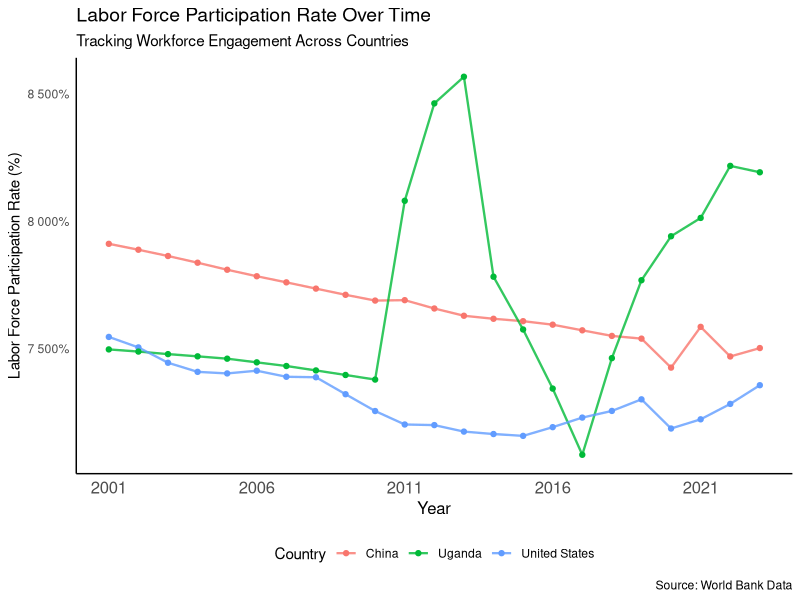
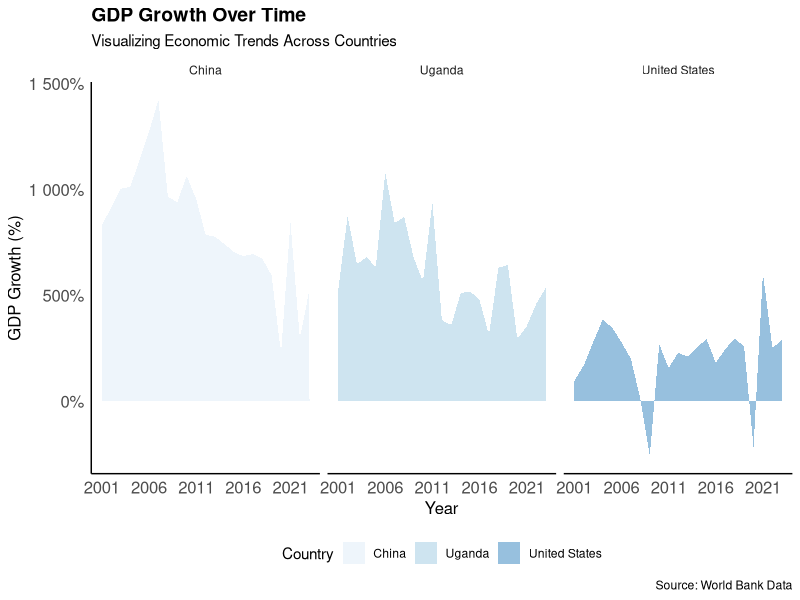
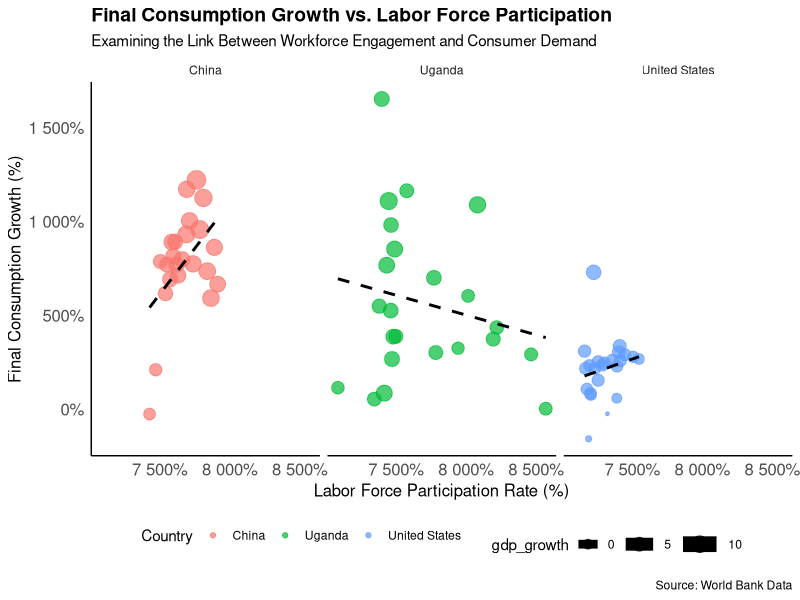
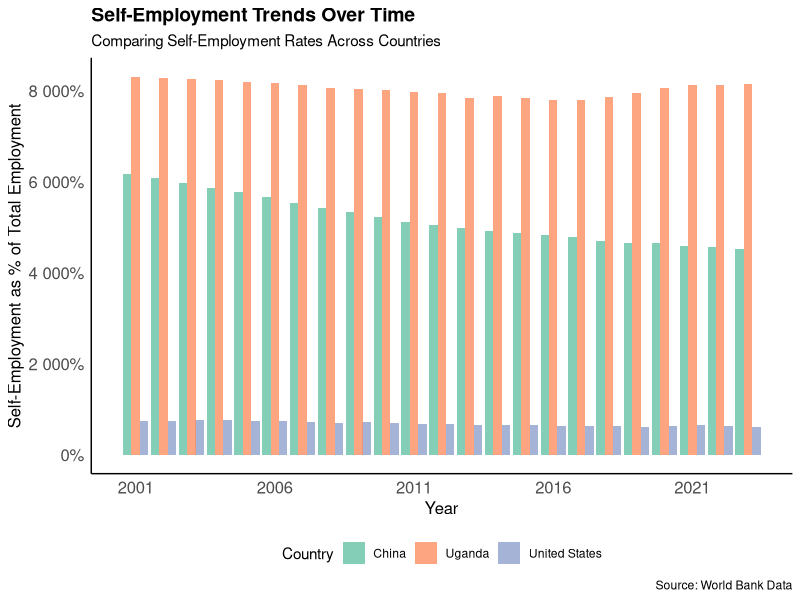
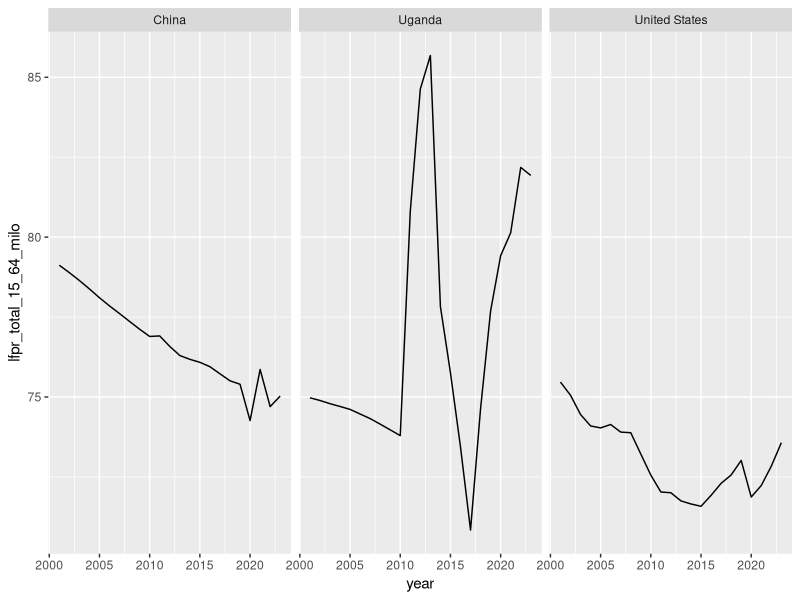
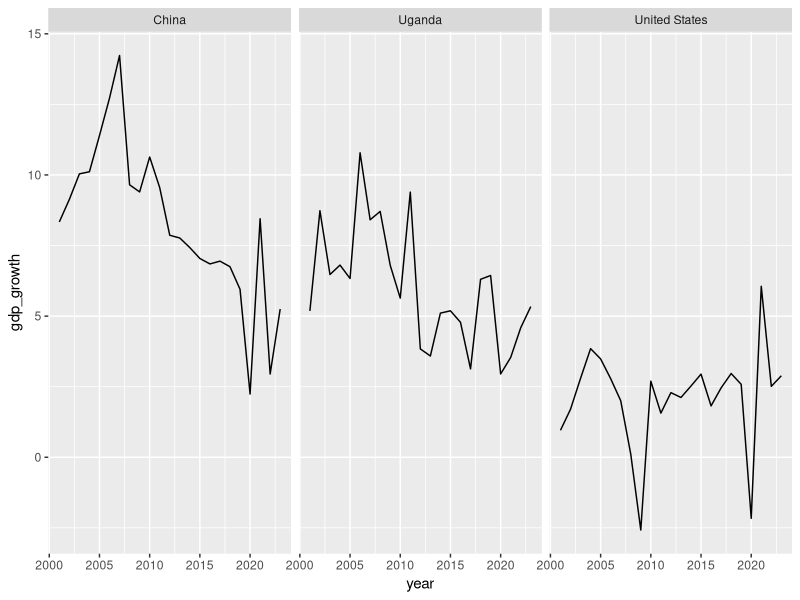
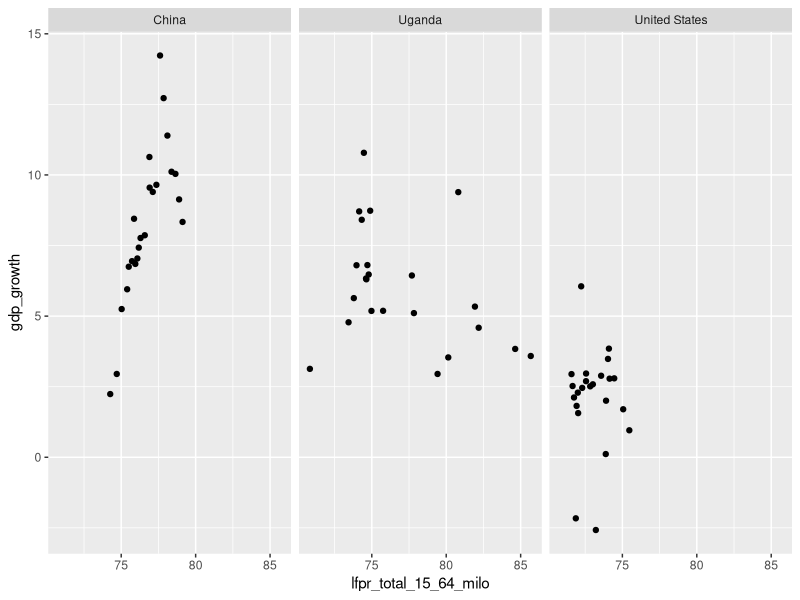
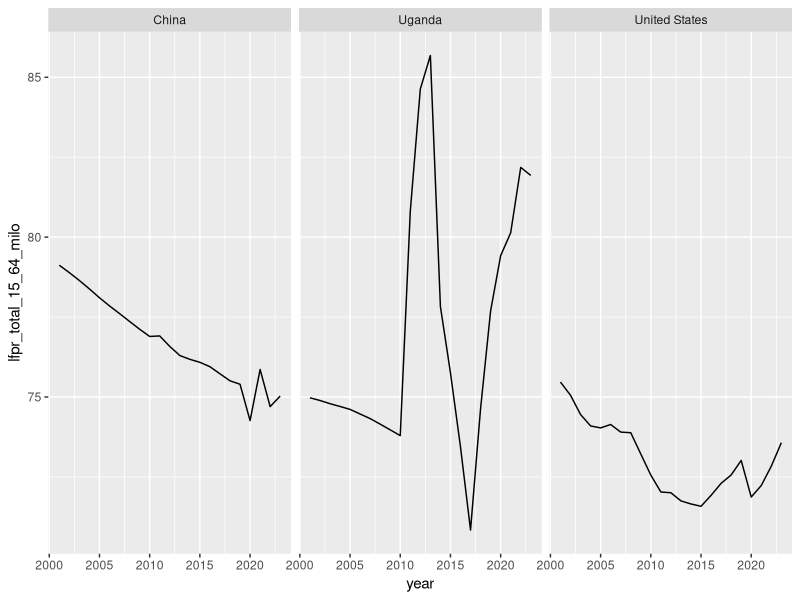

Generate these figures, in order, with R:
## ---- chunk 1
# install.packages(c("readxl", "writexl")

library(readxl)
library(writexl)
library(tidyverse)
library(tibble)

## ---- chunk 2
# Read Original File and Assign it to "data" 

data <- read_excel("data/0_OriginData_World_Development_Indicators.xlsx")

# Pivot longer to convert year columns into a "Year" column

data_long <- data |>
  pivot_longer(
    cols = starts_with("20"), 
    # Select all year columns (2001-2023)
    names_to = "Year",          
    # Move column names to "Year"
    values_to = "Value"
    # Store data values in "Value"
    )        

# Drop NAs contained by these cols

data_long <- data_long |>
  drop_na(`Country Name`, `Country Code`, `Series Code`, `Series Name`)

# Convert Year column to numeric

data_long$Year <- as.numeric(str_extract(data_long$Year, "\\d+"))

# Pivot wider to make Series Name values into separate columns

data_clean <- data_long |>
  select(-"Series Code") |>
  # delete the "Series Code" column
  pivot_wider(names_from = "Series Name", 
              values_from = "Value")

## ---- chunk 3
# Save the data as an Excel file

# write_xlsx(data_clean, "data/1_world_bank_data_clean.xlsx")

## ---- chunk 4
# Define short names for selected variables
data_available <- data_clean %>%
  select(
    country_name                = `Country Name`,
    country_code                = `Country Code`,
    year                        = `Year`,
    changes_inventories         = `Changes in inventories (constant LCU)`,
    cfw_female                  = `Contributing family workers, female (% of female employment) (modeled ILO estimate)`,
    cfw_male                    = `Contributing family workers, male (% of male employment) (modeled ILO estimate)`,
    cfw_total                   = `Contributing family workers, total (% of total employment) (modeled ILO estimate)`,
    employers_female            = `Employers, female (% of female employment) (modeled ILO estimate)`,
    employers_male              = `Employers, male (% of male employment) (modeled ILO estimate)`,
    employers_total             = `Employers, total (% of total employment) (modeled ILO estimate)`,
    empl_agri                 = `Employment in agriculture (% of total employment) (modeled ILO estimate)`,
    empl_agri_female          = `Employment in agriculture, female (% of female employment) (modeled ILO estimate)`,
    empl_agri_male            = `Employment in agriculture, male (% of male employment) (modeled ILO estimate)`,
    empl_industry             = `Employment in industry (% of total employment) (modeled ILO estimate)`,
    empl_industry_female      = `Employment in industry, female (% of female employment) (modeled ILO estimate)`,
    empl_industry_male        = `Employment in industry, male (% of male employment) (modeled ILO estimate)`,
    empl_services             = `Employment in services (% of total employment) (modeled ILO estimate)`,
    empl_services_female      = `Employment in services, female (% of female employment) (modeled ILO estimate)`,
    empl_services_male        = `Employment in services, male (% of male employment) (modeled ILO estimate)`,
    emp_pop_15plus_female_milo  = `Employment to population ratio, 15+, female (%) (modeled ILO estimate)`,
    emp_pop_15plus_female_nat   = `Employment to population ratio, 15+, female (%) (national estimate)`,
    emp_pop_15plus_male_milo    = `Employment to population ratio, 15+, male (%) (modeled ILO estimate)`,
    emp_pop_15plus_male_nat     = `Employment to population ratio, 15+, male (%) (national estimate)`,
    emp_pop_15plus_total_milo   = `Employment to population ratio, 15+, total (%) (modeled ILO estimate)`,
    emp_pop_15plus_total_nat    = `Employment to population ratio, 15+, total (%) (national estimate)`,
    emp_pop_15_24_female_milo   = `Employment to population ratio, ages 15-24, female (%) (modeled ILO estimate)`,
    emp_pop_15_24_female_nat    = `Employment to population ratio, ages 15-24, female (%) (national estimate)`,
    emp_pop_15_24_male_milo     = `Employment to population ratio, ages 15-24, male (%) (modeled ILO estimate)`,
    emp_pop_15_24_male_nat      = `Employment to population ratio, ages 15-24, male (%) (national estimate)`,
    emp_pop_15_24_total_milo    = `Employment to population ratio, ages 15-24, total (%) (modeled ILO estimate)`,
    emp_pop_15_24_total_nat     = `Employment to population ratio, ages 15-24, total (%) (national estimate)`,
    exports_growth              = `Exports of goods and services (annual % growth)`,
    exports_const               = `Exports of goods and services (constant LCU)`,
    final_cons_growth           = `Final consumption expenditure (annual % growth)`,
    final_cons_const            = `Final consumption expenditure (constant LCU)`,
    gdp_const                   = `GDP (constant LCU)`,
    gdp_growth                  = `GDP growth (annual %)`,
    gdp_percap_const            = `GDP per capita (constant LCU)`,
    gdp_percap_growth           = `GDP per capita growth (annual %)`,
    gdp_per_person_employed     = `GDP per person employed (constant 2021 PPP $)`,
    gov_final_cons_growth       = `General government final consumption expenditure (annual % growth)`,
    gov_final_cons_const        = `General government final consumption expenditure (constant LCU)`,
    gni_const                   = `GNI (constant LCU)`,
    gni_growth                  = `GNI growth (annual %)`,
    gni_percap_const            = `GNI per capita (constant LCU)`,
    gni_percap_growth           = `GNI per capita growth (annual %)`,
    gov_exp_edu_pct_gdp         = `Government expenditure on education, total (% of GDP)`,
    gov_exp_edu_pct_gov         = `Government expenditure on education, total (% of government expenditure)`,
    gross_capital_growth        = `Gross capital formation (annual % growth)`,
    gross_capital_const         = `Gross capital formation (constant LCU)`,
    gross_fixed_capital_growth  = `Gross fixed capital formation (annual % growth)`,
    gross_fixed_capital_const   = `Gross fixed capital formation (constant LCU)`,
    gross_national_expenditure  = `Gross national expenditure (constant LCU)`,
    households_cons_growth      = `Households and NPISHs Final consumption expenditure (annual % growth)`,
    households_cons_const       = `Households and NPISHs Final consumption expenditure (constant LCU)`,
    households_cons_percap_growth = `Households and NPISHs Final consumption expenditure per capita growth (annual %)`,
    imports_growth              = `Imports of goods and services (annual % growth)`,
    imports_const               = `Imports of goods and services (constant LCU)`,
    lfpr_15_24_female_milo      = `Labor force participation rate for ages 15-24, female (%) (modeled ILO estimate)`,
    lfpr_15_24_female_nat       = `Labor force participation rate for ages 15-24, female (%) (national estimate)`,
    lfpr_15_24_male_milo        = `Labor force participation rate for ages 15-24, male (%) (modeled ILO estimate)`,
    lfpr_15_24_male_nat         = `Labor force participation rate for ages 15-24, male (%) (national estimate)`,
    lfpr_15_24_total_milo       = `Labor force participation rate for ages 15-24, total (%) (modeled ILO estimate)`,
    lfpr_15_24_total_nat        = `Labor force participation rate for ages 15-24, total (%) (national estimate)`,
    lfpr_female_15plus_milo      = `Labor force participation rate, female (% of female population ages 15+) (modeled ILO estimate)`,
    lfpr_female_15plus_nat       = `Labor force participation rate, female (% of female population ages 15+) (national estimate)`,
    lfpr_female_15_64_milo       = `Labor force participation rate, female (% of female population ages 15-64) (modeled ILO estimate)`,
    lfpr_male_15plus_milo        = `Labor force participation rate, male (% of male population ages 15+) (modeled ILO estimate)`,
    lfpr_male_15plus_nat         = `Labor force participation rate, male (% of male population ages 15+) (national estimate)`,
    lfpr_male_15_64_milo         = `Labor force participation rate, male (% of male population ages 15-64) (modeled ILO estimate)`,
    lfpr_total_15plus_milo       = `Labor force participation rate, total (% of total population ages 15+) (modeled ILO estimate)`,
    lfpr_total_15plus_nat        = `Labor force participation rate, total (% of total population ages 15+) (national estimate)`,
    lfpr_total_15_64_milo        = `Labor force participation rate, total (% of total population ages 15-64) (modeled ILO estimate)`,
    lf_adv_edu_total            = `Labor force with advanced education (% of total working-age population with advanced education)`,
    lf_adv_edu_female           = `Labor force with advanced education, female (% of female working-age population with advanced education)`,
    lf_adv_edu_male             = `Labor force with advanced education, male (% of male working-age population with advanced education)`,
    lf_basic_edu_total          = `Labor force with basic education (% of total working-age population with basic education)`,
    lf_basic_edu_female         = `Labor force with basic education, female (% of female working-age population with basic education)`,
    lf_basic_edu_male           = `Labor force with basic education, male (% of male working-age population with basic education)`,
    lf_intermediate_edu_total   = `Labor force with intermediate education (% of total working-age population with intermediate education)`,
    lf_intermediate_edu_female  = `Labor force with intermediate education, female (% of female working-age population with intermediate education)`,
    lf_intermediate_edu_male    = `Labor force with intermediate education, male (% of male working-age population with intermediate education)`,
    labor_female_pct            = `Labor force, female (% of total labor force)`,
    labor_total                 = `Labor force, total`,
    part_time_female            = `Part time employment, female (% of total female employment)`,
    part_time_male              = `Part time employment, male (% of total male employment)`,
    part_time_total             = `Part time employment, total (% of total employment)`,
    ratio_lfpr_female_male_milo = `Ratio of female to male labor force participation rate (%) (modeled ILO estimate)`,
    ratio_lfpr_female_male_nat  = `Ratio of female to male labor force participation rate (%) (national estimate)`,
    self_employed_female        = `Self-employed, female (% of female employment) (modeled ILO estimate)`,
    self_employed_male          = `Self-employed, male (% of male employment) (modeled ILO estimate)`,
    self_employed_total         = `Self-employed, total (% of total employment) (modeled ILO estimate)`,
    youth_not_in_edu_female     = `Share of youth not in education, employment or training, female (% of female youth population)`,
    youth_not_in_edu_male       = `Share of youth not in education, employment or training, male (% of male youth population)`,
    youth_not_in_edu_total      = `Share of youth not in education, employment or training, total (% of youth population)`,
    unemp_adv_edu_total         = `Unemployment with advanced education (% of total labor force with advanced education)`,
    unemp_adv_edu_female        = `Unemployment with advanced education, female (% of female labor force with advanced education)`,
    unemp_adv_edu_male          = `Unemployment with advanced education, male (% of male labor force with advanced education)`,
    unemp_basic_edu_total       = `Unemployment with basic education (% of total labor force with basic education)`,
    unemp_basic_edu_female      = `Unemployment with basic education, female (% of female labor force with basic education)`,
    unemp_basic_edu_male        = `Unemployment with basic education, male (% of male labor force with basic education)`,
    unemp_inter_edu_total       = `Unemployment with intermediate education (% of total labor force with intermediate education)`,
    unemp_inter_edu_female      = `Unemployment with intermediate education, female (% of female labor force with intermediate education)`,
    unemp_inter_edu_male        = `Unemployment with intermediate education, male (% of male labor force with intermediate education)`,
    unemp_female_milo           = `Unemployment, female (% of female labor force) (modeled ILO estimate)`,
    unemp_female_nat            = `Unemployment, female (% of female labor force) (national estimate)`,
    unemp_male_milo             = `Unemployment, male (% of male labor force) (modeled ILO estimate)`,
    unemp_male_nat              = `Unemployment, male (% of male labor force) (national estimate)`,
    unemp_total_milo            = `Unemployment, total (% of total labor force) (modeled ILO estimate)`,
    unemp_total_nat             = `Unemployment, total (% of total labor force) (national estimate)`,
    unemp_youth_female_milo     = `Unemployment, youth female (% of female labor force ages 15-24) (modeled ILO estimate)`,
    unemp_youth_female_nat      = `Unemployment, youth female (% of female labor force ages 15-24) (national estimate)`,
    unemp_youth_male_milo       = `Unemployment, youth male (% of male labor force ages 15-24) (modeled ILO estimate)`,
    unemp_youth_male_nat        = `Unemployment, youth male (% of male labor force ages 15-24) (national estimate)`,
    unemp_youth_total_milo      = `Unemployment, youth total (% of total labor force ages 15-24) (modeled ILO estimate)`,
    unemp_youth_total_nat       = `Unemployment, youth total (% of total labor force ages 15-24) (national estimate)`,
    vulnerable_emp_female       = `Vulnerable employment, female (% of female employment) (modeled ILO estimate)`,
    vulnerable_emp_male         = `Vulnerable employment, male (% of male employment) (modeled ILO estimate)`,
    vulnerable_emp_total        = `Vulnerable employment, total (% of total employment) (modeled ILO estimate)`,
    wage_workers_female         = `Wage and salaried workers, female (% of female employment) (modeled ILO estimate)`,
    wage_workers_male           = `Wage and salaried workers, male (% of male employment) (modeled ILO estimate)`,
    wage_workers_total          = `Wage and salaried workers, total (% of total employment) (modeled ILO estimate)`
  )

## ---- chunk 5
# Mutate the chr into numeric
data_available_clean <- data_available |> 
  mutate(across(-c(country_name, country_code, year), as.numeric))

## ---- chunk 6

codebook <- tribble(
  ~new_variable,                    ~original_variable,                                                    
  "country_name",                   "Country Name",
  "country_code",                   "Country Code",
  "year",                           "Year",
  "changes_inventories",            "Changes in inventories (constant LCU)",
  "cfw_female",                     "Contributing family workers, female (% of female employment) (modeled ILO estimate)",
  "cfw_male",                       "Contributing family workers, male (% of male employment) (modeled ILO estimate)",
  "cfw_total",                      "Contributing family workers, total (% of total employment) (modeled ILO estimate)",
  "employers_female",               "Employers, female (% of female employment) (modeled ILO estimate)",
  "employers_male",                 "Employers, male (% of male employment) (modeled ILO estimate)",
  "employers_total",                "Employers, total (% of total employment) (modeled ILO estimate)",
  "empl_agri",                      "Employment in agriculture (% of total employment) (modeled ILO estimate)",
  "empl_agri_female",               "Employment in agriculture, female (% of female employment) (modeled ILO estimate)",
  "empl_agri_male",                 "Employment in agriculture, male (% of male employment) (modeled ILO estimate)",
  "empl_industry",                  "Employment in industry (% of total employment) (modeled ILO estimate)",
  "empl_industry_female",           "Employment in industry, female (% of female employment) (modeled ILO estimate)",
  "empl_industry_male",             "Employment in industry, male (% of male employment) (modeled ILO estimate)",
  "empl_services",                  "Employment in services (% of total employment) (modeled ILO estimate)",
  "empl_services_female",           "Employment in services, female (% of female employment) (modeled ILO estimate)",
  "empl_services_male",             "Employment in services, male (% of male employment) (modeled ILO estimate)",
  "emp_pop_15plus_female_milo",     "Employment to population ratio, 15+, female (%) (modeled ILO estimate)",
  "emp_pop_15plus_female_nat",      "Employment to population ratio, 15+, female (%) (national estimate)",
  "emp_pop_15plus_male_milo",       "Employment to population ratio, 15+, male (%) (modeled ILO estimate)",
  "emp_pop_15plus_male_nat",        "Employment to population ratio, 15+, male (%) (national estimate)",
  "emp_pop_15plus_total_milo",      "Employment to population ratio, 15+, total (%) (modeled ILO estimate)",
  "emp_pop_15plus_total_nat",       "Employment to population ratio, 15+, total (%) (national estimate)",
  "emp_pop_15_24_female_milo",      "Employment to population ratio, ages 15-24, female (%) (modeled ILO estimate)",
  "emp_pop_15_24_female_nat",       "Employment to population ratio, ages 15-24, female (%) (national estimate)",
  "emp_pop_15_24_male_milo",        "Employment to population ratio, ages 15-24, male (%) (modeled ILO estimate)",
  "emp_pop_15_24_male_nat",         "Employment to population ratio, ages 15-24, male (%) (national estimate)",
  "emp_pop_15_24_total_milo",       "Employment to population ratio, ages 15-24, total (%) (modeled ILO estimate)",
  "emp_pop_15_24_total_nat",        "Employment to population ratio, ages 15-24, total (%) (national estimate)",
  "exports_growth",                 "Exports of goods and services (annual % growth)",
  "exports_const",                  "Exports of goods and services (constant LCU)",
  "final_cons_growth",              "Final consumption expenditure (annual % growth)",
  "final_cons_const",               "Final consumption expenditure (constant LCU)",
  "gdp_const",                      "GDP (constant LCU)",
  "gdp_growth",                     "GDP growth (annual %)",
  "gdp_percap_const",               "GDP per capita (constant LCU)",
  "gdp_percap_growth",              "GDP per capita growth (annual %)",
  "gdp_per_person_employed",        "GDP per person employed (constant 2021 PPP $)",
  "gov_final_cons_growth",          "General government final consumption expenditure (annual % growth)",
  "gov_final_cons_const",           "General government final consumption expenditure (constant LCU)",
  "gni_const",                      "GNI (constant LCU)",
  "gni_growth",                     "GNI growth (annual %)",
  "gni_percap_const",               "GNI per capita (constant LCU)",
  "gni_percap_growth",              "GNI per capita growth (annual %)",
  "gov_exp_edu_pct_gdp",            "Government expenditure on education, total (% of GDP)",
  "gov_exp_edu_pct_gov",            "Government expenditure on education, total (% of government expenditure)",
  "gross_capital_growth",           "Gross capital formation (annual % growth)",
  "gross_capital_const",            "Gross capital formation (constant LCU)",
  "gross_fixed_capital_growth",     "Gross fixed capital formation (annual % growth)",
  "gross_fixed_capital_const",      "Gross fixed capital formation (constant LCU)",
  "gross_national_expenditure",     "Gross national expenditure (constant LCU)",
  "households_cons_growth",         "Households and NPISHs Final consumption expenditure (annual % growth)",
  "households_cons_const",          "Households and NPISHs Final consumption expenditure (constant LCU)",
  "households_cons_percap_growth",  "Households and NPISHs Final consumption expenditure per capita growth (annual %)",
  "imports_growth",                 "Imports of goods and services (annual % growth)",
  "imports_const",                  "Imports of goods and services (constant LCU)",
  "lfpr_15_24_female_milo",         "Labor force participation rate for ages 15-24, female (%) (modeled ILO estimate)",
  "lfpr_15_24_female_nat",          "Labor force participation rate for ages 15-24, female (%) (national estimate)",
  "lfpr_15_24_male_milo",           "Labor force participation rate for ages 15-24, male (%) (modeled ILO estimate)",
  "lfpr_15_24_male_nat",            "Labor force participation rate for ages 15-24, male (%) (national estimate)",
  "lfpr_15_24_total_milo",          "Labor force participation rate for ages 15-24, total (%) (modeled ILO estimate)",
  "lfpr_15_24_total_nat",           "Labor force participation rate for ages 15-24, total (%) (national estimate)",
  "lfpr_female_15plus_milo",        "Labor force participation rate, female (% of female population ages 15+) (modeled ILO estimate)",
  "lfpr_female_15plus_nat",         "Labor force participation rate, female (% of female population ages 15+) (national estimate)",
  "lfpr_female_15_64_milo",         "Labor force participation rate, female (% of female population ages 15-64) (modeled ILO estimate)",
  "lfpr_male_15plus_milo",          "Labor force participation rate, male (% of male population ages 15+) (modeled ILO estimate)",
  "lfpr_male_15plus_nat",           "Labor force participation rate, male (% of male population ages 15+) (national estimate)",
  "lfpr_male_15_64_milo",           "Labor force participation rate, male (% of male population ages 15-64) (modeled ILO estimate)",
  "lfpr_total_15plus_milo",         "Labor force participation rate, total (% of total population ages 15+) (modeled ILO estimate)",
  "lfpr_total_15plus_nat",          "Labor force participation rate, total (% of total population ages 15+) (national estimate)",
  "lfpr_total_15_64_milo",          "Labor force participation rate, total (% of total population ages 15-64) (modeled ILO estimate)",
  "lf_adv_edu_total",               "Labor force with advanced education (% of total working-age population with advanced education)",
  "lf_adv_edu_female",              "Labor force with advanced education, female (% of female working-age population with advanced education)",
  "lf_adv_edu_male",                "Labor force with advanced education, male (% of male working-age population with advanced education)",
  "lf_basic_edu_total",             "Labor force with basic education (% of total working-age population with basic education)",
  "lf_basic_edu_female",            "Labor force with basic education, female (% of female working-age population with basic education)",
  "lf_basic_edu_male",              "Labor force with basic education, male (% of male working-age population with basic education)",
  "lf_intermediate_edu_total",      "Labor force with intermediate education (% of total working-age population with intermediate education)",
  "lf_intermediate_edu_female",     "Labor force with intermediate education, female (% of female working-age population with intermediate education)",
  "lf_intermediate_edu_male",       "Labor force with intermediate education, male (% of male working-age population with intermediate education)",
  "labor_female_pct",               "Labor force, female (% of total labor force)",
  "labor_total",                    "Labor force, total",
  "part_time_female",               "Part time employment, female (% of total female employment)",
  "part_time_male",                 "Part time employment, male (% of total male employment)",
  "part_time_total",                "Part time employment, total (% of total employment)",
  "ratio_lfpr_female_male_milo",     "Ratio of female to male labor force participation rate (%) (modeled ILO estimate)",
  "ratio_lfpr_female_male_nat",      "Ratio of female to male labor force participation rate (%) (national estimate)",
  "self_employed_female",           "Self-employed, female (% of female employment) (modeled ILO estimate)",
  "self_employed_male",             "Self-employed, male (% of male employment) (modeled ILO estimate)",
  "self_employed_total",            "Self-employed, total (% of total employment) (modeled ILO estimate)",
  "youth_not_in_edu_female",        "Share of youth not in education, employment or training, female (% of female youth population)",
  "youth_not_in_edu_male",          "Share of youth not in education, employment or training, male (% of male youth population)",
  "youth_not_in_edu_total",         "Share of youth not in education, employment or training, total (% of youth population)",
  "unemp_adv_edu_total",            "Unemployment with advanced education (% of total labor force with advanced education)",
  "unemp_adv_edu_female",           "Unemployment with advanced education, female (% of female labor force with advanced education)",
  "unemp_adv_edu_male",             "Unemployment with advanced education, male (% of male labor force with advanced education)",
  "unemp_basic_edu_total",          "Unemployment with basic education (% of total labor force with basic education)",
  "unemp_basic_edu_female",         "Unemployment with basic education, female (% of female labor force with basic education)",
  "unemp_basic_edu_male",           "Unemployment with basic education, male (% of male labor force with basic education)",
  "unemp_inter_edu_total",          "Unemployment with intermediate education (% of total labor force with intermediate education)",
  "unemp_inter_edu_female",         "Unemployment with intermediate education, female (% of female labor force with intermediate education)",
  "unemp_inter_edu_male",           "Unemployment with intermediate education, male (% of male labor force with intermediate education)",
  "unemp_female_milo",              "Unemployment, female (% of female labor force) (modeled ILO estimate)",
  "unemp_female_nat",               "Unemployment, female (% of female labor force) (national estimate)",
  "unemp_male_milo",                "Unemployment, male (% of male labor force) (modeled ILO estimate)",
  "unemp_male_nat",                 "Unemployment, male (% of male labor force) (national estimate)",
  "unemp_total_milo",               "Unemployment, total (% of total labor force) (modeled ILO estimate)",
  "unemp_total_nat",                "Unemployment, total (% of total labor force) (national estimate)",
  "unemp_youth_female_milo",        "Unemployment, youth female (% of female labor force ages 15-24) (modeled ILO estimate)",
  "unemp_youth_female_nat",         "Unemployment, youth female (% of female labor force ages 15-24) (national estimate)",
  "unemp_youth_male_milo",          "Unemployment, youth male (% of male labor force ages 15-24) (modeled ILO estimate)",
  "unemp_youth_male_nat",           "Unemployment, youth male (% of male labor force ages 15-24) (national estimate)",
  "unemp_youth_total_milo",         "Unemployment, youth total (% of total labor force ages 15-24) (modeled ILO estimate)",
  "unemp_youth_total_nat",          "Unemployment, youth total (% of total labor force ages 15-24) (national estimate)",
  "vulnerable_emp_female",          "Vulnerable employment, female (% of female employment) (modeled ILO estimate)",
  "vulnerable_emp_male",            "Vulnerable employment, male (% of male employment) (modeled ILO estimate)",
  "vulnerable_emp_total",           "Vulnerable employment, total (% of total employment) (modeled ILO estimate)",
  "wage_workers_female",            "Wage and salaried workers, female (% of female employment) (modeled ILO estimate)",
  "wage_workers_male",              "Wage and salaried workers, male (% of male employment) (modeled ILO estimate)",
  "wage_workers_total",             "Wage and salaried workers, total (% of total employment) (modeled ILO estimate)",
)


# Write the updated codebook to an Excel file
# write_xlsx(codebook, "data/3_codebook_availabledata.xlsx")



## ---- chunk 7
ggplot(data_available_clean, aes(x = year, y = lfpr_total_15_64_milo, color = country_name, group = country_name)) +
  geom_line(size = 0.8, alpha=0.8) + 
  geom_point(aes(color=country_name), size=1.5) +
  scale_x_continuous(breaks = seq(min(data_available_clean$year), max(data_available_clean$year), by = 5)) +
  scale_y_continuous(labels = scales::percent) +
  theme_grey() +
  labs(
    title = "Labor Force Participation Rate Over Time",
    subtitle = "Tracking Workforce Engagement Across Countries",
    x = "Year", 
    y = "Labor Force Participation Rate (%)",
    caption = "Source: World Bank Data"
  ) +
  scale_color_discrete(name = "Country") +
  
  theme_minimal() +
  theme(
        panel.grid = element_blank(), 
        plot.title = element_text(size = 14),  
        axis.title.x = element_text(size = 12),  
        axis.text.x = element_text(size = 12), 
        legend.position = "bottom",
        axis.line = element_line(color = "black")  # Ensures both x-axis and y-axis lines are visible
  )


## ---- chunk 8
ggplot(data = data_available_clean, mapping = aes(x = year, y = gdp_growth, fill = country_name)) +
  geom_area(alpha = 0.5, position = "identity") +  # Uses geom_area to fill under the curve
  facet_wrap(~country_name) +
  scale_x_continuous(breaks = seq(min(data_available_clean$year), max(data_available_clean$year), by = 5)) +
  scale_y_continuous(labels = scales::percent) +
  labs(
    title = "GDP Growth Over Time",
    subtitle = "Visualizing Economic Trends Across Countries",
    x = "Year",
    y = "GDP Growth (%)",
    caption = "Source: World Bank Data"
  ) +
  scale_fill_brewer(palette = "Blues", name = "Country") +  # Uses a color palette for clarity
  theme_minimal() +
  theme(
        panel.grid = element_blank(),  
        plot.title = element_text(size = 14, face = "bold"),  
        axis.title.x = element_text(size = 12),  
        axis.title.y = element_text(size = 12),  
        axis.text.x = element_text(size = 12),  
        axis.text.y = element_text(size = 12),
        legend.position = "bottom",
        axis.line = element_line(color = "black")  # Ensures both x-axis and y-axis lines are visible
  )

## ---- chunk 9
ggplot(data = data_available_clean, mapping = aes(x = lfpr_total_15_64_milo, y = final_cons_growth, color = country_name, size = gdp_growth)) +
  geom_point(alpha = 0.7) +  # Scatter plot to visualize data points
  geom_smooth(method = "lm", se = FALSE, color = "black", linetype = "dashed") +  # Adds trend line
  facet_wrap(~country_name) +
  scale_x_continuous(labels = scales::percent) +
  scale_y_continuous(labels = scales::percent) +
  labs(
    title = "Final Consumption Growth vs. Labor Force Participation",
    subtitle = "Examining the Link Between Workforce Engagement and Consumer Demand",
    x = "Labor Force Participation Rate (%)", 
    y = "Final Consumption Growth (%)",
    caption = "Source: World Bank Data"
  ) +
  scale_color_discrete(name = "Country") +
  theme_minimal() +
  theme(
        panel.grid = element_blank(),
        plot.title = element_text(size = 14, face = "bold"),  
        axis.title.x = element_text(size = 12),  
        axis.title.y = element_text(size = 12),  
        axis.text.x = element_text(size = 12),  
        axis.text.y = element_text(size = 12),
        legend.position = "bottom",
        axis.line = element_line(color = "black")  # Ensures both x-axis and y-axis lines are visible
  )

## ---- chunk 10
ggplot(data = data_available_clean, mapping = aes(x = year, y = self_employed_total, fill = country_name)) +
  geom_col(position = "dodge", alpha=0.8) +  # Bar chart with grouped countries
  scale_x_continuous(breaks = seq(min(data_available_clean$year), max(data_available_clean$year), by = 5)) +
  scale_y_continuous(labels = scales::percent) +
  scale_fill_brewer(palette = "Set2", name = "Country") +  
  labs(
    title = "Self-Employment Trends Over Time",
    subtitle = "Comparing Self-Employment Rates Across Countries",
    x = "Year", 
    y = "Self-Employment as % of Total Employment",
    caption = "Source: World Bank Data"
  ) +
  theme_minimal() +
  theme(
        panel.grid = element_blank(),
        plot.title = element_text(size = 14, face = "bold"),  
        axis.title.x = element_text(size = 12),  
        axis.title.y = element_text(size = 12),  
        axis.text.x = element_text(size = 12),  
        axis.text.y = element_text(size = 12),
        legend.position = "bottom",
        axis.line = element_line(color = "black")  # Ensures both x-axis and y-axis lines are visible
  )



## ---- chunk 11
ggplot(data = data_available_clean, mapping = aes(x = year, y = lfpr_total_15_64_milo)) +
  geom_line()+
  facet_wrap(~country_name)


ggplot(data = data_available_clean, mapping = aes(x = year, y = gdp_growth)) +
  geom_line()+
  facet_wrap(~country_name)


ggplot(data = data_available_clean, mapping = aes(x = lfpr_total_15_64_milo, y = gdp_growth)) +
  geom_point()+
  facet_wrap(~country_name)

ggplot(data = data_available_clean, mapping = aes(x = year, y = lfpr_total_15_64_milo)) +
  geom_line()+
  facet_wrap(~country_name)

ggplot(data = data_available_clean, mapping = aes(x = year, y = final_cons_growth)) +
  geom_line()+
  facet_wrap(~country_name)


ggplot(data = data_available_clean, mapping = aes(x = lfpr_total_15_64_milo, y = final_cons_growth)) +
  geom_line()+
  facet_wrap(~country_name)



ggplot(data = data_available_clean, mapping = aes(x = year, y = changes_inventories)) +
  geom_line()+
  facet_wrap(~country_name)


data_available_clean |>
  
ggplot(mapping = aes(x = year, y = cfw_total)) +
  geom_line()+
  facet_wrap(~country_name)
